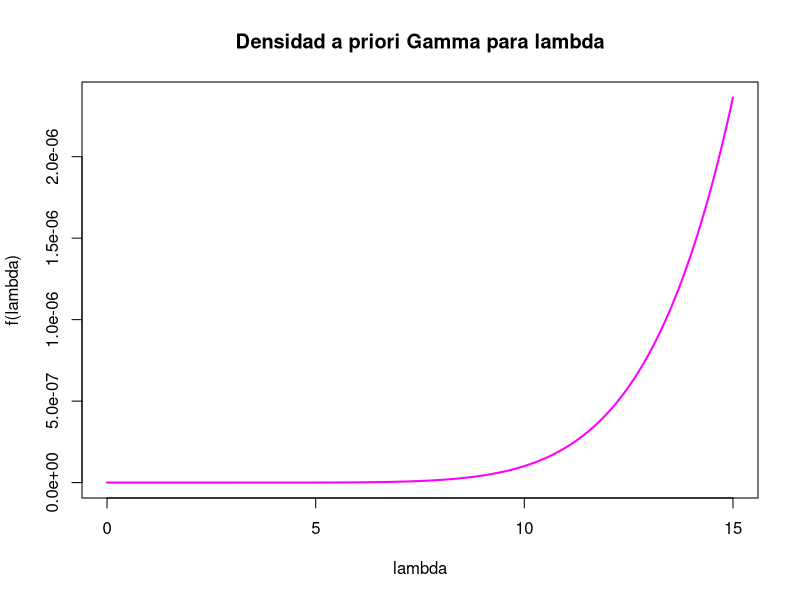
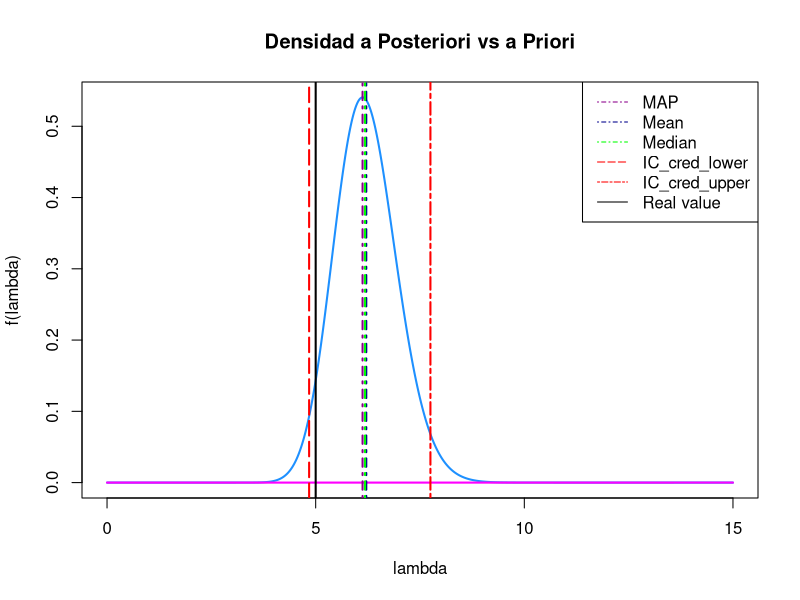
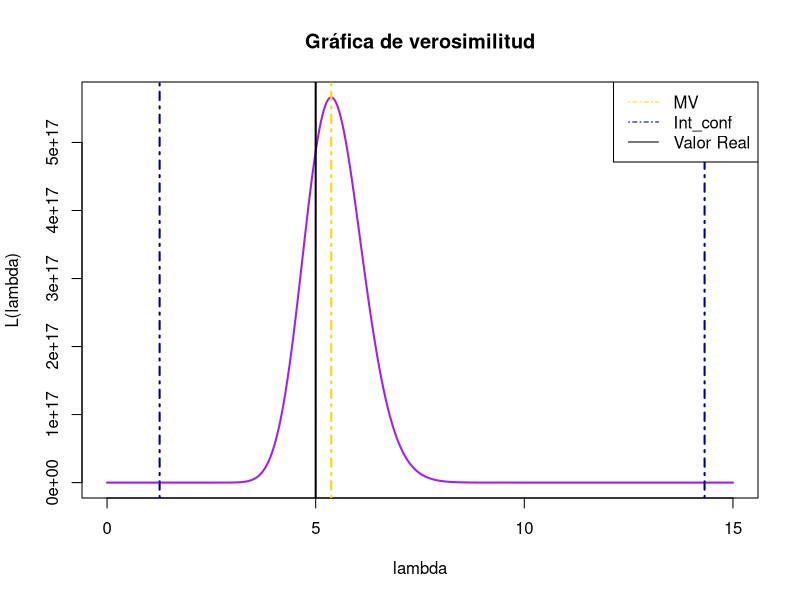

Write the R code that produced these figures, in order.
## ---- chunk 1
rm(list = ls())
alpha = 2
lambda = 5
n = 30
set.seed(1010)
x = rgamma(n, rate = lambda, shape = alpha)

## ---- chunk 2
a =10
b =1/10
p_range = seq(0, 15, .01)
priori_l = dgamma(p_range, rate = b, shape = a)
plot(p_range, priori_l, col="magenta", type ="l", lwd = 2, xlab = "lambda", ylab = "f(lambda)", main = "Densidad a priori Gamma para lambda")
## ---- chunk 3
a_p = n*alpha + a
b_p = sum(x) + b

post_l = dgamma(p_range, rate = b_p, shape = a_p)

plot(p_range, post_l, col="dodgerblue", type ="l", lwd = 2, xlab = "lambda", ylab = "f(lambda)", main = "Densidad a Posteriori vs a Priori")
lines(p_range, priori_l, col="magenta", type ="l", lwd = 2)

IC_cred = qgamma(c(0.025, 0.975), shape = a_p, rate = b_p)

MAP = (a_p-1)/b_p
Mean = a_p/b_p
Median = qgamma(0.5, shape = a_p, rate = b_p)

abline(v = MAP, lwd = 2, col = "darkmagenta", lty = 4)
abline(v = Mean, lwd = 2, col = "blue4", lty = 4)
abline(v = Median, lwd = 2, col = "green", lty = 4)
abline(v = IC_cred[1], lwd = 2, col = "red", lty = 5)
abline(v = IC_cred[2], lwd = 2, col = "red", lty = 6)
abline(v = lambda, lwd = 2, col = "black", lty = 1)
legend("topright", c("MAP", "Mean", "Median", "IC_cred_lower", "IC_cred_upper", "Real value"), lty = c(4, 4, 4, 5, 6, 1), col = c("darkmagenta", "blue4", "green", "red", "red", "black"))


cat("MAP = ", MAP, "\n")
cat("Mean = ", Mean, "\n")
cat("Median = ", Median, "\n")
cat("Intervalo de credibilidad = ", IC_cred, "\n")
cat("Valor Real = ", lambda, "\n")

## ---- chunk 4

verosim_v = c()
for (l in p_range) {
  verosim = (l^{n*alpha})*(exp(-sum(x)*l))
  verosim_v = append(verosim_v, verosim)
}

MV = (alpha*n)/sum(x) 

threshold = MV * exp(-qchisq(0.95, df = 1) / 2)

IC_lower = min(p_range[verosim_v >= threshold])
IC_upper = max(p_range[verosim_v >= threshold])

plot(p_range, verosim_v, col="purple", type ="l", lwd = 2, xlab = "lambda", ylab = "L(lambda)", main = "Gráfica de verosimilitud")
abline(v = MV, lwd = 2, col = "gold", lty = 4)
abline(v = IC_lower , lwd = 2, col = "blue4", lty = 4)
abline(v = IC_upper, lwd = 2, col = "blue4", lty = 4)
abline(v = lambda, lwd = 2, col = "black", lty = 1)
legend("topright", c("MV", "Int_conf", "Valor Real"), lty = c(4, 4, 1), col = c("gold", "blue4", "black"))


cat("MV = ", MV, "\n")
cat("Confidence Interval = ", IC_lower, ",", IC_upper)
